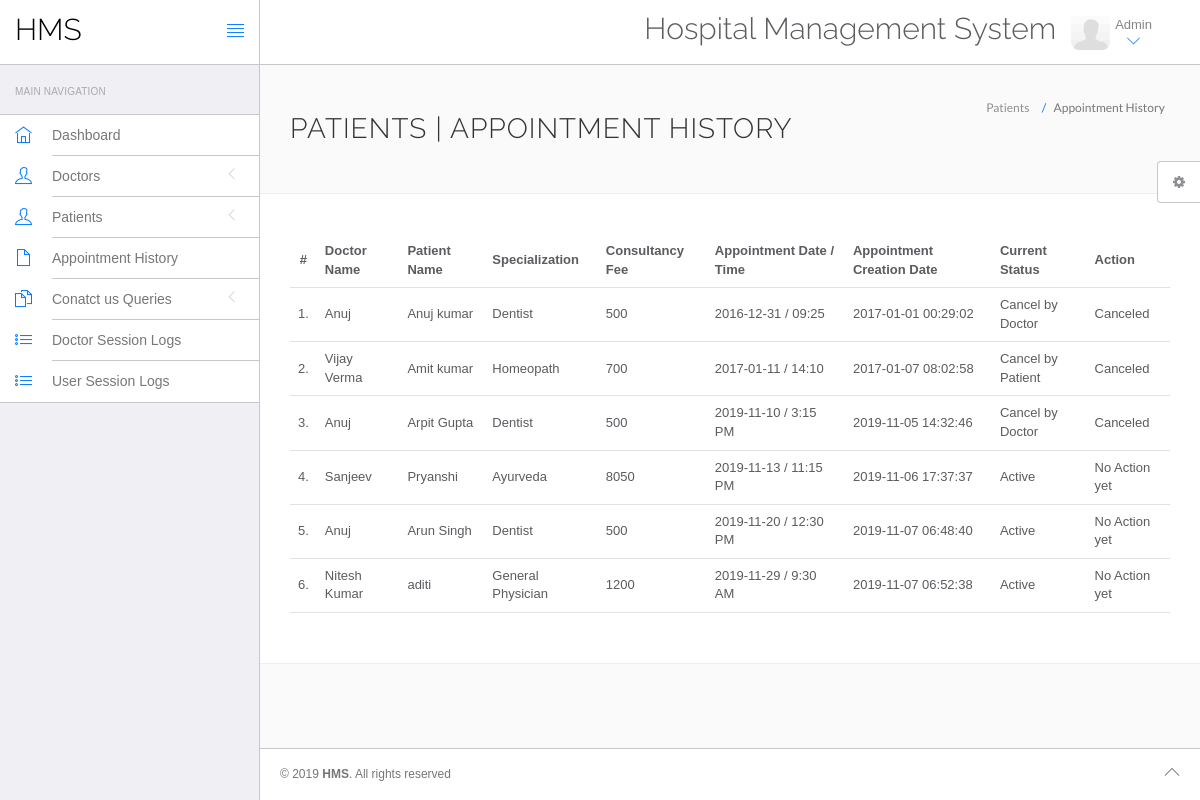
The page /admin/appointment-history.php (signed in) on the database its author committed.
### tables this page shows
CREATE TABLE `appointment` (
  `id` int(11) NOT NULL,
  `doctorSpecialization` varchar(255) NOT NULL,
  `doctorId` int(11) NOT NULL,
  `userId` int(11) NOT NULL,
  `consultancyFees` int(11) NOT NULL,
  `appointmentDate` varchar(255) NOT NULL,
  `appointmentTime` varchar(255) NOT NULL,
  `postingDate` timestamp NOT NULL DEFAULT CURRENT_TIMESTAMP,
  `userStatus` int(11) NOT NULL,
  `doctorStatus` int(11) NOT NULL,
  `updationDate` varchar(255) NOT NULL
);

CREATE TABLE `doctors` (
  `id` int(11) NOT NULL,
  `specilization` varchar(255) DEFAULT NULL,
  `doctorName` varchar(255) DEFAULT NULL,
  `address` longtext,
  `docFees` varchar(255) DEFAULT NULL,
  `contactno` bigint(11) DEFAULT NULL,
  `docEmail` varchar(255) DEFAULT NULL,
  `password` varchar(255) DEFAULT NULL,
  `creationDate` timestamp NULL DEFAULT CURRENT_TIMESTAMP,
  `updationDate` timestamp NULL DEFAULT NULL ON UPDATE CURRENT_TIMESTAMP
);

CREATE TABLE `users` (
  `id` int(11) NOT NULL,
  `fullName` varchar(255) DEFAULT NULL,
  `address` longtext,
  `city` varchar(255) DEFAULT NULL,
  `gender` varchar(255) DEFAULT NULL,
  `email` varchar(255) DEFAULT NULL,
  `password` varchar(255) DEFAULT NULL,
  `regDate` timestamp NULL DEFAULT CURRENT_TIMESTAMP,
  `updationDate` timestamp NULL DEFAULT NULL ON UPDATE CURRENT_TIMESTAMP
);

### admin/appointment-history.php (the view, shortened to what this page needs)
<?php
include('include/config.php');
?>
<!DOCTYPE html>
<html lang="en">
	<head>
		<link rel="stylesheet" href="vendor/bootstrap/css/bootstrap.min.css">
		<link rel="stylesheet" href="vendor/fontawesome/css/font-awesome.min.css">
		<link rel="stylesheet" href="vendor/themify-icons/themify-icons.min.css">
		<link href="vendor/animate.css/animate.min.css" rel="stylesheet" media="screen">
		<link href="vendor/perfect-scrollbar/perfect-scrollbar.min.css" rel="stylesheet" media="screen">
		<link href="vendor/switchery/switchery.min.css" rel="stylesheet" media="screen">
		<link href="vendor/bootstrap-touchspin/jquery.bootstrap-touchspin.min.css" rel="stylesheet" media="screen">
		<link href="vendor/select2/select2.min.css" rel="stylesheet" media="screen">
		<link href="vendor/bootstrap-datepicker/bootstrap-datepicker3.standalone.min.css" rel="stylesheet" media="screen">
		<link href="vendor/bootstrap-timepicker/bootstrap-timepicker.min.css" rel="stylesheet" media="screen">
		<link rel="stylesheet" href="assets/css/styles.css">
		<link rel="stylesheet" href="assets/css/plugins.css">
		<link rel="stylesheet" href="assets/css/themes/theme-1.css" id="skin_color" />
	</head>
	<body>
		<div id="app">
<?php include('include/sidebar.php');?>
			<div class="app-content">
					<?php include('include/header.php');?>
				<div class="main-content" >
					<div class="wrap-content container" id="container">
						<section id="page-title">
							<div class="row">
								<div class="col-sm-8">
									<h1 class="mainTitle">Patients  | Appointment History</h1>
																	</div>
								<ol class="breadcrumb">
									<li>
										<span>Patients </span>
									</li>
									<li class="active">
										<span>Appointment History</span>
									</li>
								</ol>
							</div>
						</section>
						<div class="container-fluid container-fullw bg-white">
									<div class="row">
								<div class="col-md-12">
									<table class="table table-hover" id="sample-table-1">
										<thead>
											<tr>
												<th class="center">#</th>
												<th class="hidden-xs">Doctor Name</th>
												<th>Patient Name</th>
												<th>Specialization</th>
												<th>Consultancy Fee</th>
												<th>Appointment Date / Time </th>
												<th>Appointment Creation Date  </th>
												<th>Current Status</th>
												<th>Action</th>
											</tr>
										</thead>
										<tbody>
<?php
$sql=mysqli_query($con,"select doctors.doctorName as docname,users.fullName as pname,appointment.*  from appointment join doctors on doctors.id=appointment.doctorId join users on users.id=appointment.userId ");
$cnt=1;
while($row=mysqli_fetch_array($sql))
{
?>
											<tr>
												<td class="center"><?php echo $cnt;?>.</td>
												<td class="hidden-xs"><?php echo $row['docname'];?></td>
												<td class="hidden-xs"><?php echo $row['pname'];?></td>
												<td><?php echo $row['doctorSpecialization'];?></td>
												<td><?php echo $row['consultancyFees'];?></td>
												<td><?php echo $row['appointmentDate'];?> / <?php echo
												 $row['appointmentTime'];?>
												</td>
												<td><?php echo $row['postingDate'];?></td>
												<td>
<?php if(($row['userStatus']==1) && ($row['doctorStatus']==1))
{
	echo "Active";
}
if(($row['userStatus']==0) && ($row['doctorStatus']==1))
{
	echo "Cancel by Patient";
}
if(($row['userStatus']==1) && ($row['doctorStatus']==0))
{
	echo "Cancel by Doctor";
}
												?></td>
												<td >
												<div class="visible-md visible-lg hidden-sm hidden-xs">
							<?php if(($row['userStatus']==1) && ($row['doctorStatus']==1))
{
echo "No Action yet";
	 } else {
		echo "Canceled";
		} ?>
												</div>
												</td>
											</tr>
											<?php
$cnt=$cnt+1;
											 }?>
										</tbody>
									</table>
								</div>
							</div>
								</div>
					</div>
				</div>
			</div>
	<?php include('include/footer.php');?>
	<?php include('include/setting.php');?>
		</div>
	</body>
</html>

### admin/include/sidebar.php (shortened to what this page needs)
<div class="sidebar app-aside" id="sidebar">
				<div class="sidebar-container perfect-scrollbar">
<nav>
						<div class="navbar-title">
							<span>Main Navigation</span>
						</div>
						<ul class="main-navigation-menu">
							<li>
								<a href="dashboard.php">
									<div class="item-content">
										<div class="item-media">
											<i class="ti-home"></i>
										</div>
										<div class="item-inner">
											<span class="title"> Dashboard </span>
										</div>
									</div>
								</a>
							</li>
							<li>
								<a href="javascript:void(0)">
									<div class="item-content">
										<div class="item-media">
											<i class="ti-user"></i>
										</div>
										<div class="item-inner">
											<span class="title"> Doctors </span><i class="icon-arrow"></i>
										</div>
									</div>
								</a>
								</li>
				<li>
								<a href="javascript:void(0)">
									<div class="item-content">
										<div class="item-media">
											<i class="ti-user"></i>
										</div>
										<div class="item-inner">
											<span class="title"> Patients </span><i class="icon-arrow"></i>
										</div>
									</div>
								</a>
								</li>
<li>
								<a href="appointment-history.php">
									<div class="item-content">
										<div class="item-media">
											<i class="ti-file"></i>
										</div>
										<div class="item-inner">
											<span class="title"> Appointment History </span>
										</div>
									</div>
								</a>
							</li>
				<li>
								<a href="javascript:void(0)">
									<div class="item-content">
										<div class="item-media">
											<i class="ti-files"></i>
										</div>
										<div class="item-inner">
											<span class="title"> Conatct us Queries </span><i class="icon-arrow"></i>
										</div>
									</div>
								</a>
								</li>
	<li>
								<a href="doctor-logs.php">
									<div class="item-content">
										<div class="item-media">
											<i class="ti-list"></i>
										</div>
										<div class="item-inner">
											<span class="title"> Doctor Session Logs </span>
										</div>
									</div>
								</a>
							</li>
							<li>
								<a href="user-logs.php">
									<div class="item-content">
										<div class="item-media">
											<i class="ti-list"></i>
										</div>
										<div class="item-inner">
											<span class="title"> User Session Logs </span>
										</div>
									</div>
								</a>
							</li>
						</ul>
					</nav>
					</div>
			</div>

### admin/include/header.php (shortened to what this page needs)
<header class="navbar navbar-default navbar-static-top">
					<div class="navbar-header">
						<a class="navbar-brand" href="#">
							<h2 style="padding-top:20%; color:#000 ">HMS</h2>
						</a>
						<a href="#" class="sidebar-toggler pull-right visible-md visible-lg" data-toggle-class="app-sidebar-closed" data-toggle-target="#app">
							<i class="ti-align-justify"></i>
						</a>
					</div>
					<div class="navbar-collapse collapse">
						<ul class="nav navbar-right">
								<li  style="padding-top:2% ">
								<h2>Hospital Management System</h2>
							</li>
							<li class="dropdown current-user">
								<a href class="dropdown-toggle" data-toggle="dropdown">
									<img src="assets/images/media-user.png" alt="Arpit"> <span class="username">
			Admin
									<i class="ti-angle-down"></i></i></span>
								</a>
							</li>
						</ul>
					</div>
				</header>

### admin/include/footer.php
<footer>
				<div class="footer-inner">
					<div class="pull-left">
						&copy; <span class="current-year"></span><span class="text-bold text-uppercase"> HMS</span>. <span>All rights reserved</span>
					</div>
					<div class="pull-right">
						<span class="go-top"><i class="ti-angle-up"></i></span>
					</div>
				</div>
			</footer>

### admin/include/setting.php (shortened to what this page needs)
<div class="settings panel panel-default hidden-xs hidden-sm" id="settings">
				<button ct-toggle="toggle" data-toggle-class="active" data-toggle-target="#settings" class="btn btn-default">
					<i class="fa fa-spin fa-gear"></i>
				</button>
			</div>

### admin/assets/css/plugins.css (style rules this page uses)
.perfect-scrollbar { overflow-y: hidden !important; }

### admin/assets/css/themes/theme-1.css (style rules this page uses)
body { background: #FAFAFA; }
header .navbar-header { background: #ffffff !important; border-right-color: #c8c7cc !important; border-bottom-color: #c8c7cc !important; }
header .navbar-header .sidebar-toggler, header .navbar-header .sidebar-mobile-toggler { color: #007aff !important; }
header .navbar-header .navbar-brand { color: #777 !important; }
header .navbar-collapse { background: #ffffff !important; border-bottom-color: #c8c7cc !important; box-shadow: none !important; }
header .navbar-collapse .navbar-right > li > a { color: #777; }
header .navbar-collapse .navbar-right > li > a i { color: #007aff !important; }
#sidebar { background: #EFEFF4 !important; }
#sidebar:before { border-right-width: "1px" !important; border-right-style: solid; border-right-color: #c8c7cc !important; }
#sidebar nav { border-right-width: "1px" !important; border-right-style: solid; border-right-color: #c8c7cc !important; }
#sidebar nav .navbar-title { color: #aaaaaa; }
#sidebar nav > ul { background: #ffffff !important; border-bottom-color: #c8c7cc !important; border-top-color: #c8c7cc !important; }
#sidebar nav > ul > li > a .item-media > i { color: #007aff !important; }
#sidebar nav > ul > li > a .item-inner { color: #777 !important; border-bottom-color: #c8c7cc; }
#app > footer { background: #ffffff !important; border-top-color: #c8c7cc !important; color: #777; }

### rows shown on the page
appointment: doctorId.doctorName "Anuj", userId.fullName "Anuj kumar", doctorSpecialization "Dentist", consultancyFees "500", appointmentDate "2016-12-31", appointmentTime "09:25", postingDate "2017-01-01 00:29:02", userStatus "Cancel by Doctor"
appointment: doctorId.doctorName "Vijay Verma", userId.fullName "Amit kumar", doctorSpecialization "Homeopath", consultancyFees "700", appointmentDate "2017-01-11", appointmentTime "14:10", postingDate "2017-01-07 08:02:58", userStatus "Cancel by Patient"
appointment: doctorId.doctorName "Anuj", userId.fullName "Arpit Gupta", doctorSpecialization "Dentist", consultancyFees "500", appointmentDate "2019-11-10", appointmentTime "3:15 PM", postingDate "2019-11-05 14:32:46", userStatus "Cancel by Doctor"
appointment: doctorId.doctorName "Sanjeev", userId.fullName "Pryanshi", doctorSpecialization "Ayurveda", consultancyFees "8050", appointmentDate "2019-11-13", appointmentTime "11:15 PM", postingDate "2019-11-06 17:37:37", userStatus "Active"
appointment: doctorId.doctorName "Anuj", userId.fullName "Arun Singh", doctorSpecialization "Dentist", consultancyFees "500", appointmentDate "2019-11-20", appointmentTime "12:30 PM", postingDate "2019-11-07 06:48:40", userStatus "Active"
appointment: doctorId.doctorName "Nitesh Kumar", userId.fullName "aditi", doctorSpecialization "General Physician", consultancyFees "1200", appointmentDate "2019-11-29", appointmentTime "9:30 AM", postingDate "2019-11-07 06:52:38", userStatus "Active"
